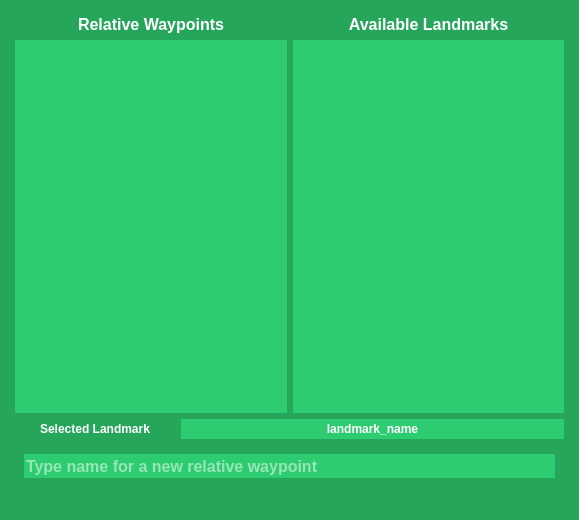
<?xml version="1.0" encoding="UTF-8"?>
<ui version="4.0">
 <class>ActionWaypointUI</class>
 <widget class="QWidget" name="ActionWaypointUI">
  <property name="geometry">
   <rect>
    <x>0</x>
    <y>0</y>
    <width>579</width>
    <height>520</height>
   </rect>
  </property>
  <property name="minimumSize">
   <size>
    <width>0</width>
    <height>0</height>
   </size>
  </property>
  <property name="maximumSize">
   <size>
    <width>16777215</width>
    <height>16777215</height>
   </size>
  </property>
  <property name="windowTitle">
   <string>Form</string>
  </property>
  <property name="styleSheet">
   <string notr="true">background-color:#26A65B</string>
  </property>
  <layout class="QGridLayout" name="gridLayout_2">
   <property name="margin">
    <number>15</number>
   </property>
   <item row="5" column="0" colspan="2">
    <widget class="QWidget" name="widget" native="true">
     <layout class="QGridLayout" name="gridLayout_3">
      <item row="0" column="0">
       <widget class="QLineEdit" name="name_field">
        <property name="minimumSize">
         <size>
          <width>0</width>
          <height>24</height>
         </size>
        </property>
        <property name="maximumSize">
         <size>
          <width>16777215</width>
          <height>16777215</height>
         </size>
        </property>
        <property name="font">
         <font>
          <pointsize>12</pointsize>
          <weight>75</weight>
          <bold>true</bold>
         </font>
        </property>
        <property name="styleSheet">
         <string notr="true">background-color:#2ECC71 ; color:#ffffff</string>
        </property>
        <property name="text">
         <string/>
        </property>
        <property name="frame">
         <bool>false</bool>
        </property>
        <property name="placeholderText">
         <string>Type name for a new relative waypoint</string>
        </property>
       </widget>
      </item>
     </layout>
    </widget>
   </item>
   <item row="0" column="0">
    <widget class="QLabel" name="label_11">
     <property name="minimumSize">
      <size>
       <width>0</width>
       <height>0</height>
      </size>
     </property>
     <property name="font">
      <font>
       <pointsize>12</pointsize>
       <weight>75</weight>
       <bold>true</bold>
      </font>
     </property>
     <property name="styleSheet">
      <string notr="true">color:#ffffff</string>
     </property>
     <property name="text">
      <string>Relative Waypoints</string>
     </property>
     <property name="alignment">
      <set>Qt::AlignCenter</set>
     </property>
    </widget>
   </item>
   <item row="1" column="1">
    <widget class="QListWidget" name="landmark_list">
     <property name="font">
      <font>
       <weight>75</weight>
       <bold>true</bold>
      </font>
     </property>
     <property name="styleSheet">
      <string notr="true">QListWidget {background-color:#2ECC71; color:#ffffff;} QListView:item:selected { color: #ffffff; background-color: #345E49;border:none }</string>
     </property>
     <property name="frameShape">
      <enum>QFrame::Panel</enum>
     </property>
     <property name="frameShadow">
      <enum>QFrame::Plain</enum>
     </property>
     <property name="lineWidth">
      <number>0</number>
     </property>
    </widget>
   </item>
   <item row="6" column="0" colspan="2">
    <widget class="QWidget" name="widget_2" native="true">
     <layout class="QGridLayout" name="gridLayout">
      <property name="margin">
       <number>6</number>
      </property>
      <item row="0" column="0">
       <layout class="QVBoxLayout" name="button_layout"/>
      </item>
     </layout>
    </widget>
   </item>
   <item row="1" column="0">
    <widget class="QListWidget" name="waypoint_list">
     <property name="minimumSize">
      <size>
       <width>0</width>
       <height>0</height>
      </size>
     </property>
     <property name="maximumSize">
      <size>
       <width>16777215</width>
       <height>16777215</height>
      </size>
     </property>
     <property name="font">
      <font>
       <weight>75</weight>
       <bold>true</bold>
      </font>
     </property>
     <property name="styleSheet">
      <string notr="true">QListWidget {background-color:#2ECC71; color:#ffffff;} QListView:item:selected { color: #ffffff; background-color: #345E49;border:none }</string>
     </property>
     <property name="frameShape">
      <enum>QFrame::Panel</enum>
     </property>
     <property name="frameShadow">
      <enum>QFrame::Plain</enum>
     </property>
     <property name="lineWidth">
      <number>0</number>
     </property>
    </widget>
   </item>
   <item row="0" column="1">
    <widget class="QLabel" name="label">
     <property name="font">
      <font>
       <pointsize>12</pointsize>
       <weight>75</weight>
       <bold>true</bold>
      </font>
     </property>
     <property name="styleSheet">
      <string notr="true">color:#ffffff</string>
     </property>
     <property name="text">
      <string>Available Landmarks</string>
     </property>
     <property name="alignment">
      <set>Qt::AlignCenter</set>
     </property>
    </widget>
   </item>
   <item row="4" column="0" colspan="2">
    <layout class="QHBoxLayout" name="horizontalLayout">
     <item>
      <widget class="QLabel" name="label_2">
       <property name="maximumSize">
        <size>
         <width>160</width>
         <height>16777215</height>
        </size>
       </property>
       <property name="font">
        <font>
         <weight>75</weight>
         <bold>true</bold>
        </font>
       </property>
       <property name="styleSheet">
        <string notr="true">color:#ffffff</string>
       </property>
       <property name="text">
        <string>Selected Landmark</string>
       </property>
       <property name="alignment">
        <set>Qt::AlignCenter</set>
       </property>
      </widget>
     </item>
     <item>
      <widget class="QLabel" name="landmark_field">
       <property name="minimumSize">
        <size>
         <width>0</width>
         <height>20</height>
        </size>
       </property>
       <property name="font">
        <font>
         <weight>75</weight>
         <bold>true</bold>
        </font>
       </property>
       <property name="styleSheet">
        <string notr="true">color:#ffffff;background-color:#2ECC71</string>
       </property>
       <property name="text">
        <string>landmark_name</string>
       </property>
       <property name="alignment">
        <set>Qt::AlignCenter</set>
       </property>
      </widget>
     </item>
    </layout>
   </item>
  </layout>
 </widget>
 <resources/>
 <connections/>
</ui>
